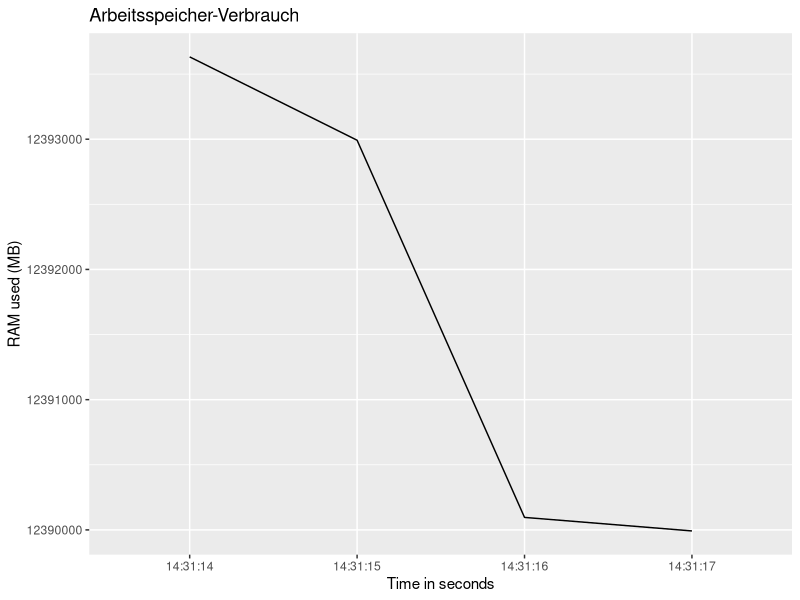

Recreate this plot in R.
# Libraries
library("ggplot2")
library("viridis")
library("dplyr")
library("hms")
library("gridExtra")
library("ggpubr")


# Path
#base_path <- "C:/Users/kreut/OneDrive/Uni/Bachelor-Thesis/Quellcode/CSV-Analyser/"
#export_path <- "C:/Users/kreut/OneDrive/Uni/Bachelor-Thesis/Quellcode/CSV-Analyser/export/"

#base_path <- "/var/lib/jenkins/workspace/Autoplot/"
#export_path <- "/var/lib/jenkins/workspace/Autoplot/export/"

base_path <- "~/workspace/Autoplot/"
export_path <- "~/workspace/Autoplot/export/"

date_path <- toString(Sys.Date())


# Colors
axisLabelColor <- "#69b3a2"
yAxisColor <- "black"


# Import CSV from Collectl
measurements <- read.csv(file = "csv/collectl.csv", na="NA")


# function to draw line plots
drawPlot <- function(title, yAxisLabel, measurement, time) {
    ggplot(measurements, aes(x=time, y=measurement, group=1)) +
      geom_line() +
      xlab("Time in seconds") +
      ylab(yAxisLabel) +
      ggtitle(title)
}

removeWhitespaceAndColon <- function(filename) {
  filename <- chartr(":", "-", filename)
  filename <- chartr(" ", "_", filename)
}


# call drawPlot function for each plot
# cpu_user_plot <- drawPlot("CPU User", "CPU-Verbrauch (%)", data_csv[[3]], data_csv[[2]])
# cpu_nice_plot <- drawPlot("CPU Nice", "CPU-Verbrauch (%)", data_csv[[4]], data_csv[[2]])
# cpu_system_plot <- drawPlot("CPU System", "CPU-Verbrauch (%)", data_csv[[5]], data_csv[[2]])
# cpu_wait_plot <- drawPlot("CPU Wait", "CPU-Verbrauch (%)", data_csv[[6]], data_csv[[2]])
# cpu_idle_plot <- drawPlot("CPU Idle", "CPU-Verbrauch (%)", data_csv[[15]], data_csv[[2]])

mem_used_plot <- drawPlot("Arbeitsspeicher-Verbrauch", "RAM used (MB)", measurements$X.MEM.Used, measurements$Time)

# # Build figures with multiple plots
# cpu_figure <- ggarrange(
#   cpu_user_plot, cpu_nice_plot, cpu_system_plot, cpu_wait_plot, cpu_idle_plot, nrow = 5
# )

mem_figure <- ggarrange(
  mem_used_plot, nrow = 1
)


# Create directories for exports with todays date and save figures into it
dir.create(file.path(export_path), showWarnings = FALSE)

dir.create(file.path(export_path, date_path), showWarnings = FALSE)
#setwd(file.path(export_path, date_path))


# get filenames
#cpu_output_name <- removeWhitespaceAndColon(paste(Sys.time(), "CPU_figure.png"))
mem_output_name <- removeWhitespaceAndColon(paste(Sys.time(), "MEM_figure.png"))

#ggexport(cpu_figure, filename = paste(cpu_output_name), width = 1920, height = 1080)
ggexport(mem_figure, filename = paste(mem_output_name), width = 1920, height = 1080)


mem_figure
